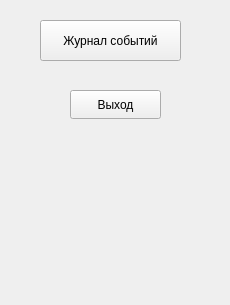
<?xml version="1.0" encoding="UTF-8"?>
<ui version="4.0">
 <class>MainWindow</class>
 <widget class="QMainWindow" name="MainWindow">
  <property name="geometry">
   <rect>
    <x>0</x>
    <y>0</y>
    <width>230</width>
    <height>305</height>
   </rect>
  </property>
  <property name="minimumSize">
   <size>
    <width>230</width>
    <height>305</height>
   </size>
  </property>
  <property name="maximumSize">
   <size>
    <width>230</width>
    <height>305</height>
   </size>
  </property>
  <property name="windowTitle">
   <string>Меню пользователя</string>
  </property>
  <widget class="QWidget" name="centralwidget">
   <widget class="QPushButton" name="pushButton">
    <property name="geometry">
     <rect>
      <x>40</x>
      <y>20</y>
      <width>141</width>
      <height>41</height>
     </rect>
    </property>
    <property name="text">
     <string>Журнал событий</string>
    </property>
   </widget>
   <widget class="QPushButton" name="exitBtn">
    <property name="geometry">
     <rect>
      <x>70</x>
      <y>90</y>
      <width>91</width>
      <height>29</height>
     </rect>
    </property>
    <property name="text">
     <string>Выход</string>
    </property>
   </widget>
  </widget>
 </widget>
 <resources/>
 <connections/>
</ui>
